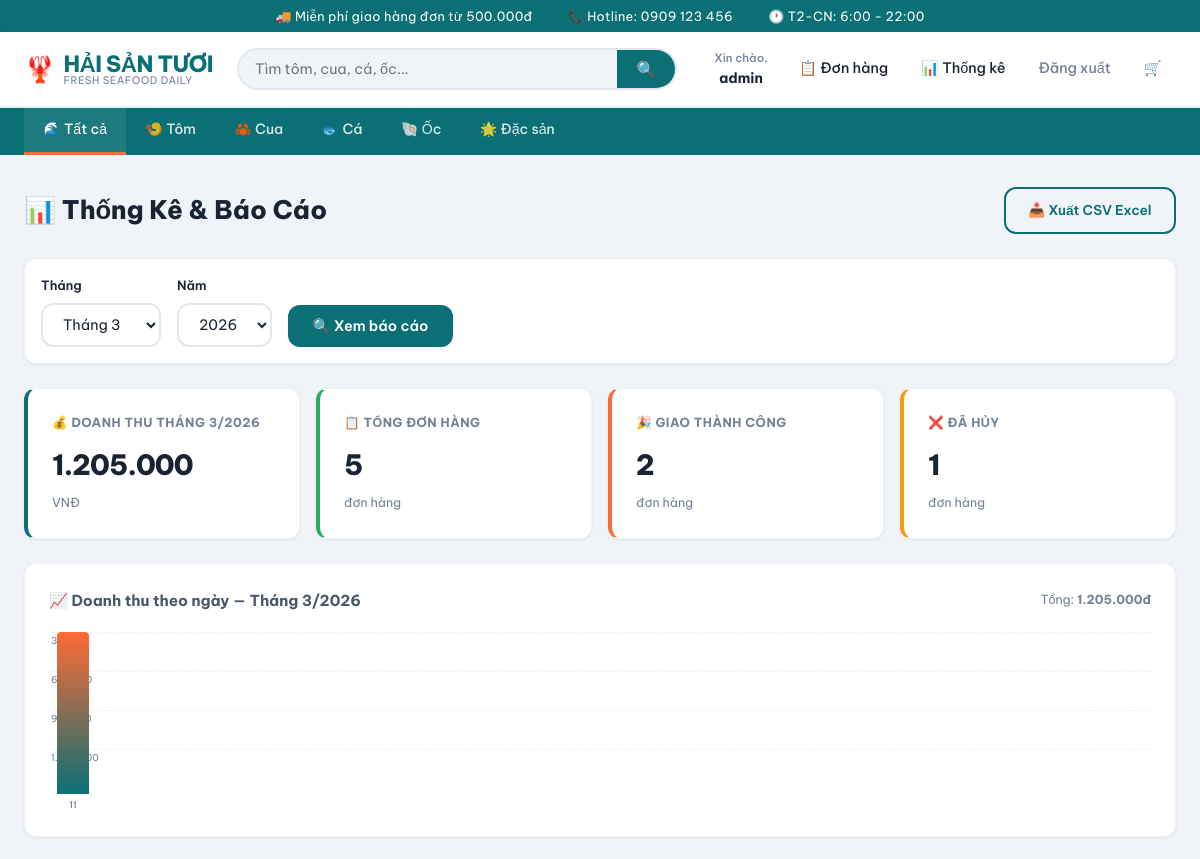
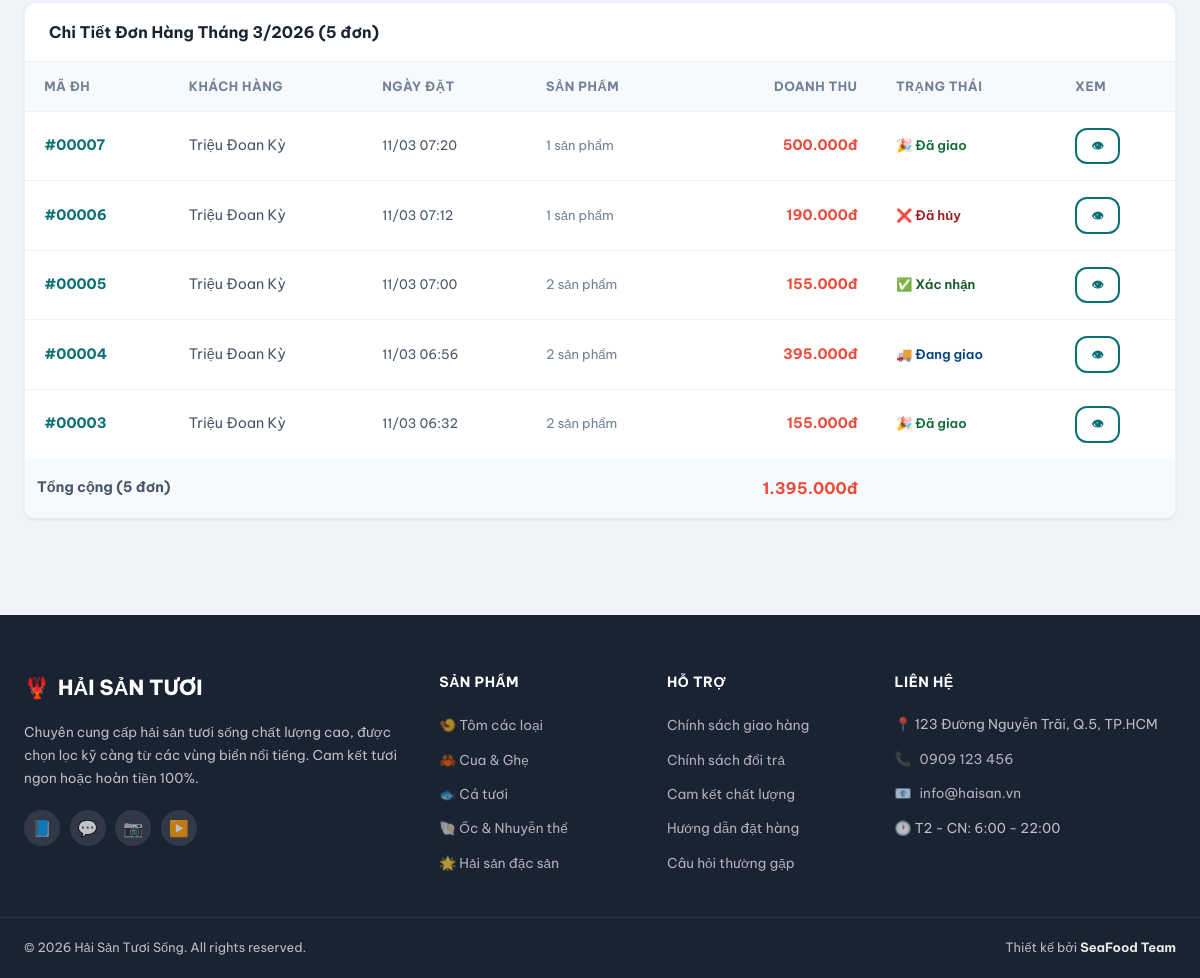
The page /admin/statistics (signed in) on the database its author committed (2 pictures, top to bottom).
### tables this page shows
CREATE TABLE IF NOT EXISTS `orders` (
  `id` int NOT NULL AUTO_INCREMENT,
  `user_id` int NOT NULL,
  `total_price` decimal(10,2) NOT NULL,
  `shipping_fee` decimal(10,2) DEFAULT '0.00',
  `discount_amount` decimal(10,2) DEFAULT '0.00',
  `status` enum('pending','confirmed','shipping','delivered','cancelled') DEFAULT 'pending',
  `customer_name` varchar(100) DEFAULT NULL,
  `customer_phone` varchar(15) DEFAULT NULL,
  `customer_address` text,
  `payment_method` enum('cod','qr') DEFAULT 'cod',
  `payment_status` enum('unpaid','paid') DEFAULT 'unpaid',
  `note` text,
  `created_at` timestamp NULL DEFAULT CURRENT_TIMESTAMP,
  `updated_at` timestamp NULL DEFAULT CURRENT_TIMESTAMP ON UPDATE CURRENT_TIMESTAMP,
  PRIMARY KEY (`id`),
  KEY `user_id` (`user_id`),
  CONSTRAINT `orders_ibfk_1` FOREIGN KEY (`user_id`) REFERENCES `users` (`id`) ON DELETE CASCADE
);

### app/controllers/AdminController.php (called while the page is built, shortened)
<?php
class AdminController {
    public function statistics() {
        $month = intval($_GET['month'] ?? date('n'));
        $year  = intval($_GET['year']  ?? date('Y'));
        $db    = new Database();
        $conn  = $db->getConnection();
        $stmt = $conn->prepare("SELECT COALESCE(SUM(CASE WHEN status != 'cancelled' THEN total_price END),0) AS revenue, COUNT(*) AS orders, SUM(status='delivered') AS delivered, SUM(status='cancelled') AS cancelled FROM orders WHERE MONTH(created_at)=? AND YEAR(created_at)=?");
        $stmt->execute([$month, $year]);
        $monthStats = $stmt->fetch(PDO::FETCH_ASSOC);
        $stmt2 = $conn->prepare("SELECT DAY(created_at) AS day, COALESCE(SUM(total_price),0) AS revenue FROM orders WHERE MONTH(created_at)=? AND YEAR(created_at)=? AND status != 'cancelled' GROUP BY DAY(created_at) ORDER BY day");
        $stmt2->execute([$month, $year]);
        $dailyRevenue = $stmt2->fetchAll(PDO::FETCH_ASSOC);
        $stmt3 = $conn->prepare("SELECT o.*, COUNT(oi.id) AS item_count FROM orders o LEFT JOIN order_items oi ON o.id=oi.order_id WHERE MONTH(o.created_at)=? AND YEAR(o.created_at)=? GROUP BY o.id ORDER BY o.created_at DESC");
        $stmt3->execute([$month, $year]);
        $monthOrders = $stmt3->fetchAll(PDO::FETCH_ASSOC);
        include 'app/views/admin/statistics.php';
    }
}
?>

### index.php (called while the page is built, shortened)
<?php
$url = $_GET['url'] ?? '';
$url = rtrim($url, '/');
$url = filter_var($url, FILTER_SANITIZE_URL);
$url = explode('/', $url);
$action = isset($url[1]) && $url[1] != '' ? $url[1] : 'index';
$controller = new $controllerName();
call_user_func_array([$controller, $action], array_slice($url, 2));
?>

### app/views/admin/statistics.php (the view, shortened to what this page needs)
<div style="display:flex;justify-content:space-between;align-items:center;margin-bottom:1.5rem;flex-wrap:wrap;gap:0.75rem;">
    <h1 class="page-title" style="margin-bottom:0;">📊 Thống Kê & Báo Cáo</h1>
    <a href="/banhaisan/admin/export_revenue?month=<?php echo $month; ?>&year=<?php echo $year; ?>"
       class="btn btn-outline" style="font-size:0.85rem;">📥 Xuất CSV Excel</a>
</div>
<div class="card" style="margin-bottom:1.5rem;padding:1rem;">
    <form method="GET" style="display:flex;gap:1rem;align-items:flex-end;flex-wrap:wrap;">
        <div>
            <label class="form-label" style="font-size:0.8rem;">Tháng</label>
            <select name="month" class="form-control" style="width:auto;">
                <?php for ($i=1;$i<=12;$i++): ?>
                <option value="<?php echo $i; ?>" <?php echo ($i==$month)?'selected':''; ?>>Tháng <?php echo $i; ?></option>
                <?php endfor; ?>
            </select>
        </div>
        <div>
            <label class="form-label" style="font-size:0.8rem;">Năm</label>
            <select name="year" class="form-control" style="width:auto;">
                <?php for ($y=2024;$y<=2027;$y++): ?>
                <option value="<?php echo $y; ?>" <?php echo ($y==$year)?'selected':''; ?>><?php echo $y; ?></option>
                <?php endfor; ?>
            </select>
        </div>
        <button type="submit" class="btn">🔍 Xem báo cáo</button>
    </form>
</div>
<div class="stats-grid" style="margin-bottom:1.5rem;">
    <div class="stat-card">
        <div class="stat-label">💰 Doanh thu tháng <?php echo $month.'/'.$year; ?></div>
        <div class="stat-value"><?php echo number_format($monthStats['revenue']??0,0,',','.'); ?></div>
        <div class="stat-sub">VNĐ</div>
    </div>
    <div class="stat-card success">
        <div class="stat-label">📋 Tổng đơn hàng</div>
        <div class="stat-value"><?php echo $monthStats['orders']??0; ?></div>
        <div class="stat-sub">đơn hàng</div>
    </div>
    <div class="stat-card accent">
        <div class="stat-label">🎉 Giao thành công</div>
        <div class="stat-value"><?php echo $monthStats['delivered']??0; ?></div>
        <div class="stat-sub">đơn hàng</div>
    </div>
    <div class="stat-card warning">
        <div class="stat-label">❌ Đã hủy</div>
        <div class="stat-value"><?php echo $monthStats['cancelled']??0; ?></div>
        <div class="stat-sub">đơn hàng</div>
    </div>
</div>
<?php if (!empty($dailyRevenue)): ?>
<div class="card" style="margin-bottom:1.5rem;overflow:hidden;">
    <div style="display:flex;justify-content:space-between;align-items:center;margin-bottom:1.2rem;">
        <h3 style="font-size:0.95rem;font-weight:700;margin-bottom:0;">📈 Doanh thu theo ngày — Tháng <?php echo $month.'/'.$year; ?></h3>
        <span style="font-size:0.78rem;color:var(--text-light);">
            Tổng: <strong><?php echo number_format(array_sum(array_column($dailyRevenue,'revenue')),0,',','.'); ?>đ</strong>
        </span>
    </div>
    <?php $maxRev = max(array_column($dailyRevenue,'revenue') ?: [1]); ?>
    <div style="display:flex;align-items:flex-end;gap:4px;height:180px;padding:0 4px;overflow-x:auto;position:relative;">
        <div style="position:absolute;top:0;left:0;right:0;bottom:24px;pointer-events:none;">
            <?php for ($l=4;$l>=1;$l--): ?>
            <div style="position:absolute;left:0;right:0;top:<?php echo ($l==4)?'0':(((4-$l)*25).'%'); ?>;border-top:1px dashed var(--border-light);display:flex;align-items:center;">
                <span style="font-size:0.6rem;color:var(--text-light);background:white;padding:0 2px;white-space:nowrap;">
                    <?php echo number_format($maxRev*(5-$l)/4,0,',','.'); ?>
                </span>
            </div>
            <?php endfor; ?>
        </div>
        <?php foreach ($dailyRevenue as $day):
            $pct = $maxRev > 0 ? ($day['revenue']/$maxRev*100) : 2;
            $pct = max($pct, 3);
        ?>
        <div style="flex:1;min-width:22px;max-width:40px;display:flex;flex-direction:column;align-items:center;justify-content:flex-end;height:100%;cursor:pointer;position:relative;z-index:1;"
             title="Ngày <?php echo $day['day']; ?>/<?php echo $month; ?>: <?php echo number_format($day['revenue'],0,',','.'); ?>đ">
            <div style="width:80%;background:linear-gradient(180deg,var(--accent),var(--primary));border-radius:4px 4px 0 0;height:<?php echo $pct; ?>%;min-height:4px;transition:opacity 0.2s;"
                 onmouseover="this.style.opacity='0.7';this.previousElementSibling.style.display='block';"
                 onmouseout="this.style.opacity='1';this.previousElementSibling.style.display='none';"></div>
            <span style="font-size:0.58rem;color:var(--text-light);margin-top:3px;font-weight:500;"><?php echo $day['day']; ?></span>
        </div>
        <?php endforeach; ?>
    </div>
</div>
<?php else: ?>
<div class="card" style="margin-bottom:1.5rem;text-align:center;padding:2rem;color:var(--text-light);">
    📭 Chưa có dữ liệu doanh thu trong tháng <?php echo $month.'/'.$year; ?>
</div>
<?php endif; ?>
<div class="table-card">
    <div class="card-header">
        <h3>Chi Tiết Đơn Hàng Tháng <?php echo $month.'/'.$year; ?> (<?php echo count($monthOrders); ?> đơn)</h3>
    </div>
    <?php if (empty($monthOrders)): ?>
    <div class="empty-state" style="padding:2rem;"><div class="empty-icon">📭</div><p>Không có đơn hàng nào trong tháng này.</p></div>
    <?php else: ?>
    <table class="table">
        <thead>
            <tr>
                <th>Mã ĐH</th>
                <th>Khách hàng</th>
                <th>Ngày đặt</th>
                <th>Sản phẩm</th>
                <th style="text-align:right;">Doanh thu</th>
                <th>Trạng thái</th>
                <th>Xem</th>
            </tr>
        </thead>
        <tbody>
            <?php foreach ($monthOrders as $o):
                $sLabel = ['pending'=>'⏳ Chờ','confirmed'=>'✅ Xác nhận','shipping'=>'🚚 Đang giao','delivered'=>'🎉 Đã giao','cancelled'=>'❌ Đã hủy'];
                $sColor = ['pending'=>'#856404','confirmed'=>'#155724','shipping'=>'#004085','delivered'=>'#0f6b35','cancelled'=>'#9b1c1c'];
            ?>
            <tr>
                <td style="font-weight:700;color:var(--primary);">#<?php echo str_pad($o['id'],5,'0',STR_PAD_LEFT); ?></td>
                <td><?php echo htmlspecialchars($o['customer_name']); ?></td>
                <td style="font-size:0.82rem;"><?php echo date('d/m H:i', strtotime($o['created_at'])); ?></td>
                <td style="font-size:0.82rem;color:var(--text-light);"><?php echo $o['item_count']; ?> sản phẩm</td>
                <td style="text-align:right;font-weight:700;color:var(--danger);"><?php echo number_format($o['total_price'],0,',','.'); ?>đ</td>
                <td style="font-weight:600;color:<?php echo $sColor[$o['status']]??'#000'; ?>;font-size:0.82rem;">
                    <?php echo $sLabel[$o['status']] ?? $o['status']; ?>
                </td>
                <td>
                    <a href="/banhaisan/admin/order_detail?id=<?php echo $o['id']; ?>" class="btn btn-sm btn-outline" style="font-size:0.75rem;">👁</a>
                </td>
            </tr>
            <?php endforeach; ?>
        </tbody>
        <tfoot>
            <tr style="font-weight:700;background:var(--bg-light);">
                <td colspan="4" style="padding:0.75rem;">Tổng cộng (<?php echo count($monthOrders); ?> đơn)</td>
                <td style="text-align:right;color:var(--danger);font-size:1rem;"><?php echo number_format(array_sum(array_column($monthOrders,'total_price')),0,',','.'); ?>đ</td>
                <td colspan="2"></td>
            </tr>
        </tfoot>
    </table>
    <?php endif; ?>
</div>
<?php $content = ob_get_clean(); include __DIR__ . '/../layout.php'; ?>

### public/css/style.css (style rules this page uses)
:root { --primary: #0a7075; --primary-dark: #065a5f; --primary-light: #e0f4f4; --accent: #FF6B35; --accent-dark: #e55a25; --success: #27ae60; --danger: #e74c3c; --warning: #f39c12; --info: #2980b9; --text-dark: #1a2332; --text-body: #4a5568; --text-light: #718096; --text-white: #ffffff; --bg-page: #f0f4f8; --bg-white: #ffffff; --bg-light: #f7fafc; --bg-card: #ffffff; --border: #e2e8f0; --border-light: #edf2f7; --shadow-sm: 0 1px 3px rgba(0,0,0,0.08); --shadow-md: 0 4px 16px rgba(0,0,0,0.10); --shadow-lg: 0 8px 32px rgba(0,0,0,0.12); --shadow-hover: 0 12px 40px rgba(10,112,117,0.18); --radius-sm: 6px; --radius-md: 12px; --radius-lg: 20px; --radius-xl: 32px; --transition: all 0.25s ease; --font: 'Be Vietnam Pro', sans-serif; }
*, *::before, *::after { box-sizing: border-box; margin: 0; padding: 0; }
html { scroll-behavior: smooth; }
body { font-family: var(--font); background-color: var(--bg-page); color: var(--text-body); line-height: 1.65; font-size: 15px; }
a { color: inherit; text-decoration: none; transition: var(--transition); }
.btn { display: inline-flex; align-items: center; justify-content: center; gap: 0.4rem; padding: 0.65rem 1.4rem; background: var(--primary); color: white; border: 2px solid transparent; border-radius: var(--radius-md); font-family: var(--font); font-size: 0.9rem; font-weight: 600; cursor: pointer; transition: var(--transition); text-align: center; white-space: nowrap; }
.btn-sm { padding: 0.4rem 0.9rem; font-size: 0.82rem; }
.btn-outline { background: transparent; color: var(--primary); border-color: var(--primary); }
.table-card { background: var(--bg-white); border-radius: var(--radius-md); overflow: hidden; box-shadow: var(--shadow-sm); border: 1px solid var(--border-light); }
.card-header { padding: 1rem 1.5rem; border-bottom: 1px solid var(--border-light); display: flex; align-items: center; justify-content: space-between; }
.card-header h3 { font-size: 1rem; font-weight: 700; color: var(--text-dark); }
.table { width: 100%; border-collapse: collapse; }
.table th { padding: 0.85rem 1.2rem; text-align: left; background: var(--bg-light); font-size: 0.8rem; font-weight: 700; color: var(--text-light); text-transform: uppercase; letter-spacing: 0.5px; border-bottom: 1px solid var(--border-light); }
.table td { padding: 1rem 1.2rem; border-bottom: 1px solid var(--border-light); font-size: 0.9rem; color: var(--text-body); vertical-align: middle; }
.table tbody tr:last-child td { border-bottom: none; }
.form-label { display: block; font-size: 0.88rem; font-weight: 600; color: var(--text-dark); margin-bottom: 0.4rem; }
.form-control { width: 100%; padding: 0.65rem 1rem; border: 2px solid var(--border); border-radius: var(--radius-md); font-family: var(--font); font-size: 0.9rem; color: var(--text-dark); background: var(--bg-white); outline: none; transition: var(--transition); }
.form-control::placeholder { color: var(--text-light); font-size: 0.88rem; }
select.form-control { cursor: pointer; }
.stat-card { background: var(--bg-white); border-radius: var(--radius-md); padding: 1.5rem; box-shadow: var(--shadow-sm); border: 1px solid var(--border-light); border-left: 4px solid var(--primary); transition: var(--transition); }
.stat-card.accent { border-left-color: var(--accent); }
.stat-card.success { border-left-color: var(--success); }
.stat-card.warning { border-left-color: var(--warning); }
.stat-label { font-size: 0.78rem; font-weight: 700; color: var(--text-light); text-transform: uppercase; letter-spacing: 0.5px; margin-bottom: 0.5rem; }
.stat-value { font-size: 1.75rem; font-weight: 800; color: var(--text-dark); letter-spacing: -1px; }
.stat-sub { font-size: 0.78rem; color: var(--text-light); margin-top: 0.3rem; }
.stats-grid { display: grid; grid-template-columns: repeat(4, 1fr); gap: 1rem; margin-bottom: 1.5rem; }
.card { background: var(--bg-white); border-radius: var(--radius-md); padding: 1.5rem; box-shadow: var(--shadow-sm); border: 1px solid var(--border-light); }
.page-title { font-size: 1.6rem; font-weight: 800; color: var(--text-dark); margin-bottom: 1.5rem; display: flex; align-items: center; gap: 0.5rem; }

### rows shown on the page
orders: id "00007", customer_name "Triệu Đoan Kỳ", created_at "11/03 07:20", item_count "1", total_price "500.000", status "🎉 Đã giao"
orders: id "00006", customer_name "Triệu Đoan Kỳ", created_at "11/03 07:12", item_count "1", total_price "190.000", status "❌ Đã hủy"
orders: id "00005", customer_name "Triệu Đoan Kỳ", created_at "11/03 07:00", item_count "2", total_price "155.000", status "✅ Xác nhận"
orders: id "00004", customer_name "Triệu Đoan Kỳ", created_at "11/03 06:56", item_count "2", total_price "395.000", status "🚚 Đang giao"
orders: id "00003", customer_name "Triệu Đoan Kỳ", created_at "11/03 06:32", item_count "2", total_price "155.000", status "🎉 Đã giao"

### other values the page prints
explode(' ', $_SESSION['username'])[0] "admin"
$month "3"
$year "2026"
$monthStats['revenue'] "1.205.000"
$monthStats['orders'] "5"
$monthStats['delivered'] "2"
$monthStats['cancelled'] "1"
array_sum(array_column($dailyRevenue,'revenue')) "1.205.000"
$maxRev*(5-$l)/4 "301.250"
$maxRev*(5-$l)/4 "602.500"
$maxRev*(5-$l)/4 "903.750"
$maxRev*(5-$l)/4 "1.205.000"
$day['day'] "11"
count($monthOrders) "5"
array_sum(array_column($monthOrders,'total_price')) "1.395.000"
